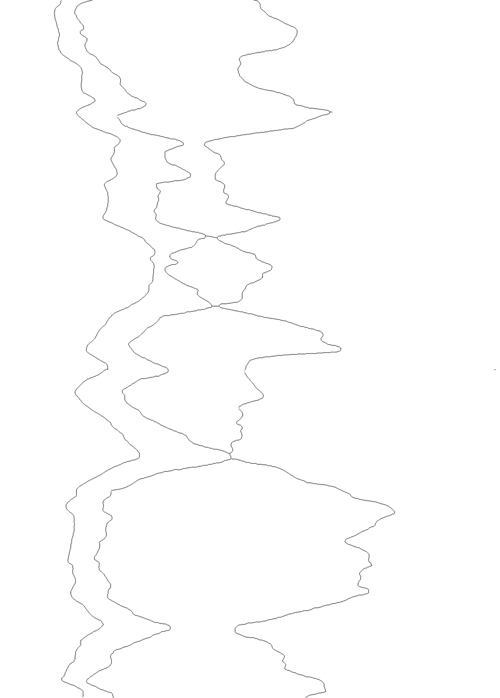
#> input picture proto11.png, 500 x 698 px, found by its file name
$ python multiline_curve_tracer.py
#> lines starting #> are read from the running program, lines starting #| are printed output that depends on the picture; after the words box and inside, x2 and y2 are one past the last pixel; in counts of white or black regions, pixels touching at a corner belong together
import numpy as np
import matplotlib.pyplot as plt
import matplotlib.patches as patches
from skimage import io, color, filters, morphology
from skimage.measure import label as cc_label
from scipy.ndimage import label as ndi_label
from skimage.draw import line
from collections import defaultdict

# --- Helpers ---

def neighbors8(y, x, shape):
    for dy in (-1,0,1):
        for dx in (-1,0,1):
            if dy==0 and dx==0:
                continue
            ny, nx = y+dy, x+dx
            if 0 <= ny < shape[0] and 0 <= nx < shape[1]:
                yield ny, nx

def make_border_order(W):
    B, idx = W+2, 0
    bo = {}
    for x in range(B):
        bo[(0, x)] = idx; idx+=1
    for y in range(1, B-1):
        bo[(y, B-1)] = idx; idx+=1
    for x in range(B-1, -1, -1):
        bo[(B-1, x)] = idx; idx+=1
    for y in range(B-2, 0, -1):
        bo[(y, 0)] = idx; idx+=1
    return bo

# --- 1) load & skeletonize ---
img = io.imread('/Users/dauletmukhanov/Desktop/KMG/proto11.png')
#> img is the input picture: shape (698, 500, 3); min 132, max 255, mean 253.7
# handle grayscale vs. RGB(A)
if img.ndim == 2:
    gray = img
else:
    # drop alpha if present
    if img.ndim == 3 and img.shape[2] == 4:
        img = img[:, :, :3]
    gray = color.rgb2gray(img)

# binarize and skeletonize
blur = filters.gaussian(gray, 1)
bw   = blur < filters.threshold_otsu(blur)
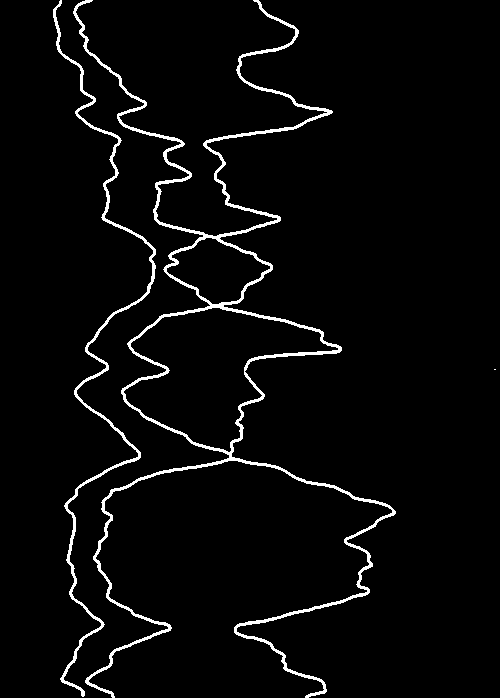
#> bw: shape (698, 500) bool; 3.5% white; 3 white regions (1 under 20 px), largest, box (x1, y1, x2, y2) and area: (73, 0, 396, 698) 9394, (53, 0, 156, 697) 2906
skel = morphology.skeletonize(bw)
#> skel: shape (698, 500) bool; 1% white in thin lines or dots, all inside (x1, y1, x2, y2) = (54, 0, 496, 697)

# --- 2) detect centroids (exact 4‐arm gating) ---
def detect_centroids(skel, W=31):
#> called with W = 31
    half = W//2
    # rough candidates: skeleton pixels with ≥3 neighbors
    cands = [(y,x) for y,x in np.argwhere(skel)
             if sum(skel[ny,nx] for ny,nx in neighbors8(y,x,skel.shape)) >= 3]
#> cands = [(111, 328), (111, 329), (112, 328), (235, 204), (235, 205), (236, 204), (237, 217), (237, 218), (238, 218), (305, 211), (305, 220), (305, 221), (306, 221), (452, 230), (453, 229), (453, 230), (454, 230), (457, 230), (458, 230), (458, 231)]
    mask = np.zeros_like(skel, bool)
    mask[tuple(zip(*cands))] = True
    mask = morphology.closing(mask, morphology.square(5))
    lbl, n = ndi_label(mask, structure=np.ones((3,3)))
    raw = [np.array(np.where(lbl==i)).mean(axis=1) for i in range(1, n+1)]
    bo = make_border_order(W)

    good = []
    for yc, xc in raw:
        yi, xi = int(round(yc)), int(round(xc))
        outer = skel[yi-half-1:yi+half+2, xi-half-1:xi+half+2]
        bm = np.zeros_like(outer, bool)
        bm[0,:] = bm[-1,:] = bm[:,0] = bm[:,-1] = True
        lblb, num = cc_label(outer & bm, connectivity=2, return_num=True)

        comps = []
        for comp in range(1, num+1):
            ys, xs = np.where(lblb==comp)
            ids = [bo[(y,x)] for y,x in zip(ys, xs)]
            comps.append((comp, np.median(ids)))
        comps.sort(key=lambda t: t[1])

        merged, grp, last = [], [comps[0][0]], comps[0][1]
        for comp, m in comps[1:]:
            if m - last < 1:
                grp.append(comp)
            else:
                merged.append(grp)
                grp = [comp]
            last = m
        merged.append(grp)

        if len(merged) == 4:
            good.append((yc, xc))
#> this loop made 6 passes
#> num on passes 1 to 6: 2, 4, 4, 4, 4, 4
#> pass 1, in detect_centroids, `lblb, num = cc_label(outer & bm, connectivity=2, return_num=True)`:
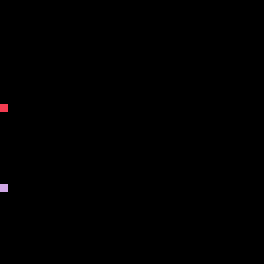
#> lblb: shape (33, 33) int32 (shown 8 times larger); 3 distinct labels, from 0 to 2; one colour per label, 0 black
#> after the loop:
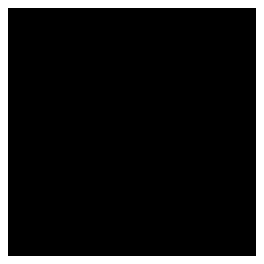
#> bm: shape (33, 33) bool (shown 8 times larger); 11.8% white in thin lines or dots
#> after the loop, good = [(235.3, 204.3), (237.3, 217.7), (305, 211), (305.3, 220.7), (455.1, 230)]

    # cluster nearby centroids
    parent = list(range(len(good)))
#> parent = [0, 1, 2, 3, 4]
    def find(i):
        while parent[i] != i:
            parent[i] = parent[parent[i]]
            i = parent[i]
        return i
    def union(i, j):
        ri, rj = find(i), find(j)
        if ri != rj:
            parent[rj] = ri

    for i in range(len(good)):
        for j in range(i+1, len(good)):
            if np.linalg.norm(np.array(good[i]) - np.array(good[j])) < 15:
                union(i, j)
#> this loop made 5 passes

    clusters = defaultdict(list)
    for i in range(len(good)):
        clusters[find(i)].append(i)
#> this loop made 5 passes

    cents = [ np.mean([good[i] for i in grp], axis=0)
              for grp in clusters.values() ]
#> cents = [[236.3, 211], [305.2, 215.8], [455.1, 230]]
    return sorted(cents, key=lambda c: c[0])

cents = detect_centroids(skel, W=31)
#> cents = [[236.3, 211], [305.2, 215.8], [455.1, 230]]

# --- 3) carve & label segments ---
W, half = 31, 31//2
carved = skel.copy()
for yc, xc in cents:
    yi, xi = map(int, map(round, (yc, xc)))
    carved[yi-half:yi+half+1, xi-half:xi+half+1] = False
#> this loop made 3 passes
#> (yc, xc, yi, xi) on passes 1 to 3: (236.3, 211, 236, 211), (305.2, 215.8, 305, 216), (455.1, 230, 455, 230)
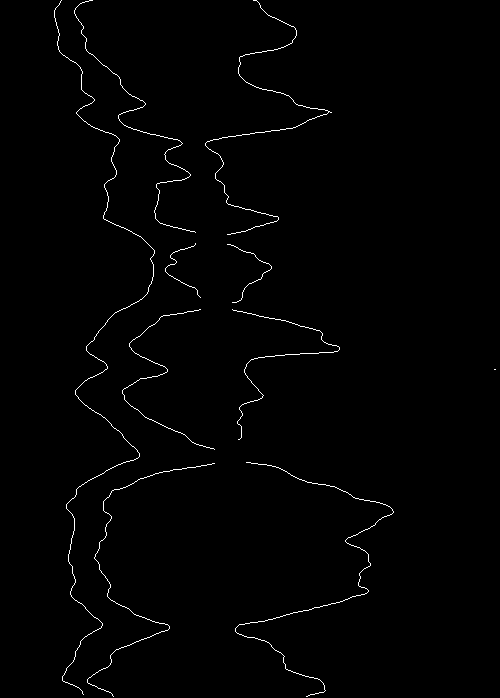
#> carved: shape (698, 500) bool; 0.98% white in thin lines or dots, all inside (x1, y1, x2, y2) = (54, 0, 496, 697)

seg_lbl, _ = ndi_label(carved, structure=np.ones((3,3)))
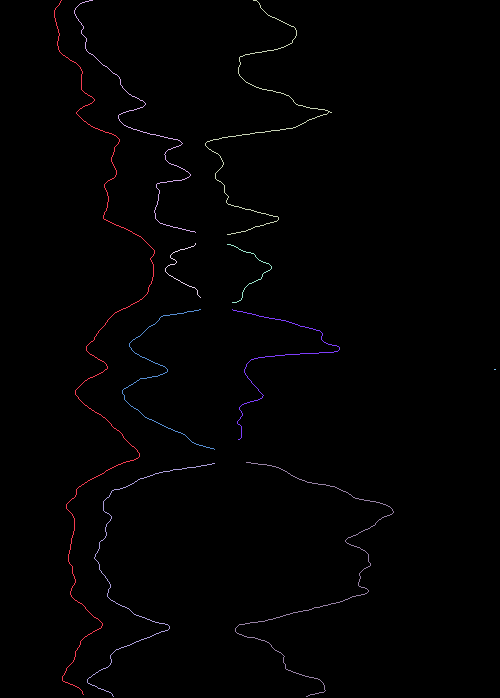
#> seg_lbl: shape (698, 500) int32; 11 distinct labels, from 0 to 10; one colour per label, 0 black
segments = {i: np.argwhere(seg_lbl==i)
            for i in np.unique(seg_lbl) if i>0}
#> segments = 10 items

# --- 4) union‐find full curves ---
parent = list(range(len(segments)+1))
#> parent = [0, 1, 2, 3, 4, 5, 6, 7, 8, 9, 10]
def find(a):
    while parent[a] != a:
        parent[a] = parent[parent[a]]
        a = parent[a]
    return a
def union(a, b):
    ra, rb = find(a), find(b)
    if ra != rb:
        parent[rb] = ra

for sid, pts in segments.items():
    for y, x in pts:
        for ny, nx in neighbors8(y, x, skel.shape):
            t = seg_lbl[ny, nx]
            if t>0 and t!=sid:
                union(sid, t)
#> this loop made 10 passes
#> pts on pass 8: [[369, 494], [369, 495]]

curves = defaultdict(list)
for sid in segments:
    curves[find(sid)].append(sid)
#> this loop made 10 passes

# --- 5) universal seeding & coloring ---
start_y   = {r: min(p[0] for s in segs for p in segments[s])
             for r, segs in curves.items()}
#> start_y = 10 items
global_min = min(start_y.values())
#> global_min = 0
starters   = [r for r, y0 in start_y.items() if abs(y0-global_min)<=1]
#> starters = [1, 2, 3]
starters.sort(key=lambda r: min(p[1] for s in curves[r] for p in segments[s]))

import matplotlib.pyplot as mplplt
cmap    = mplplt.get_cmap('tab20', len(starters))
palette = [cmap(i)[:3] for i in range(len(starters))]
#> palette = [(0.122, 0.467, 0.706), (0.549, 0.337, 0.294), (0.62, 0.855, 0.898)]

segment_color = {}
for i, r in enumerate(starters):
    for sid in curves[r]:
        segment_color[sid] = palette[i]
#> this loop made 3 passes
#> after the loop, segment_color = {1: (0.122, 0.467, 0.706), 2: (0.549, 0.337, 0.294), 3: (0.62, 0.855, 0.898)}

# --- 6) detect arms & record coords ---
bo = make_border_order(W)
intersection_arms = {}
for k, (yc, xc) in enumerate(cents, start=1):
    yi, xi = int(round(yc)), int(round(xc))
    outer = skel[yi-half-1:yi+half+2, xi-half-1:xi+half+2]
    bm = np.zeros_like(outer, bool)
    bm[0,:] = bm[-1,:] = bm[:,0] = bm[:,-1] = True
    lblb, nb = cc_label(outer & bm, connectivity=2, return_num=True)

    comps = []
    for comp in range(1, nb+1):
        ys, xs = np.where(lblb==comp)
        ids = [bo[(y,x)] for y,x in zip(ys, xs)]
        comps.append((comp, np.median(ids)))
    comps.sort(key=lambda t: t[1])

    merged, grp, last = [], [comps[0][0]], comps[0][1]
    for comp, m in comps[1:]:
        if m - last < 1:
            grp.append(comp)
        else:
            merged.append(grp)
            grp = [comp]
        last = m
    merged.append(grp)

    arms = []
    for group in merged:
        ys, xs = np.where(lblb==group[0])
        ry, rx = int(ys.mean()), int(xs.mean())
        sy, sx = yi-half-1 + ry, xi-half-1 + rx
        sid = next((seg_lbl[ny,nx]
                   for ny,nx in neighbors8(sy,sx,skel.shape)
                   if seg_lbl[ny,nx]>0), None)
        ang = (np.arctan2(sx-xi, -(sy-yi)) + 2*np.pi) % (2*np.pi)
        arms.append((ang, sid, (sy, sx)))

    arms.sort(key=lambda t:t[0])
    intersection_arms[k] = [(sid, coord) for _, sid, coord in arms]
#> this loop made 3 passes
#> (yc, xc, yi, xi) on passes 1 to 3: (236.3, 211, 236, 211), (305.2, 215.8, 305, 216), (455.1, 230, 455, 230)
#> after the loop, intersection_arms = 3 items

# --- 7) junction‐based recoloring ---
for idx in sorted(intersection_arms, key=lambda i: cents[i-1][0]):
    arms = intersection_arms[idx]
    pre = [(i, segment_color[sid]) for i, (sid, _) in enumerate(arms)
           if sid in segment_color]
    if len(pre) == 2:
        for i, col in pre:
            opp_sid, _ = arms[(i+2)%4]
            if opp_sid not in segment_color:
                segment_color[opp_sid] = col
#> this loop made 3 passes
#> pre on passes 1 to 3: [(0, (0.62, 0.855, 0.898)), (3, (0.549, 0.337, 0.294))], [(0, (0.549, 0.337, 0.294)), (3, (0.62, 0.855, 0.898))], [(0, (0.62, 0.855, 0.898)), (3, (0.549, 0.337, 0.294))]
#> after the loop, segment_color = 9 items

# --- 8) CONNECT THROUGH THE WINDOWS ---
canvas = np.ones((*skel.shape, 3))
#> canvas: shape (698, 500, 3) float64; every value is 1
# paint all segments
for sid, pts in segments.items():
    col = segment_color.get(sid, (1,1,1))
    for y, x in pts:
        canvas[y, x] = col
#> this loop made 10 passes
#> (pts, col) on pass 8: ([[369, 494], [369, 495]], (1, 1, 1))
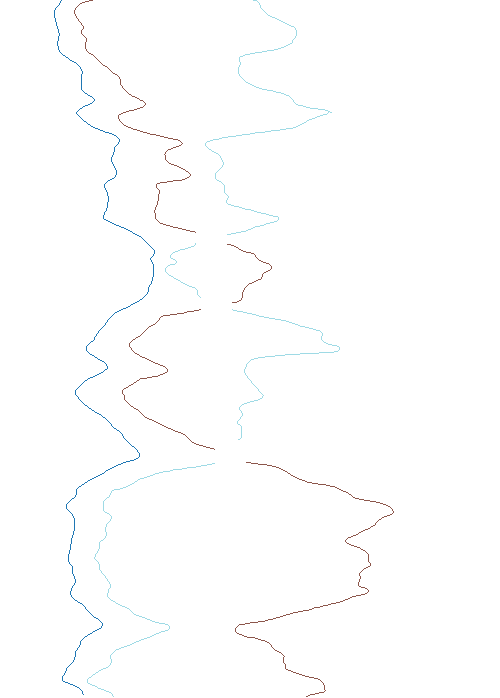
#> canvas: shape (698, 500, 3) float64; mean of channels 0, 1, 2 0.995, 0.996, 0.996; drawn as R, G, B

# draw straight connectors
for idx in intersection_arms:
    arms = intersection_arms[idx]
    for start in (0, 1):
        sid1, (y1, x1) = arms[start]
        sid2, (y2, x2) = arms[start+2]
        col = segment_color.get(sid1)
        if col is None or sid2 not in segment_color:
            continue
        rr, cc = line(y1, x1, y2, x2)
        canvas[rr, cc] = col
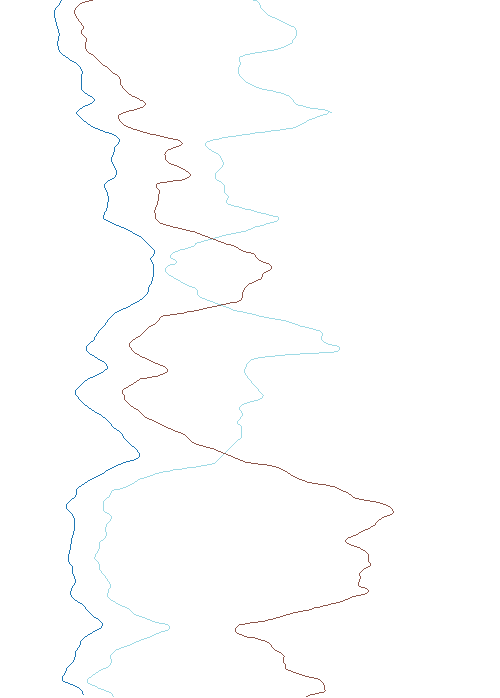
#> canvas: shape (698, 500, 3) float64; 0.05% of pixels changed, all inside (x1, y1, x2, y2) = (196, 232, 246, 463); drawn as R, G, B

# --- 9) show final ---
plt.figure(figsize=(6,10))
plt.imshow(canvas)
plt.axis('off')
plt.title('Curves Connected Through Windows')
plt.show()

$ run again, with proto6 3.png copied over proto11.png
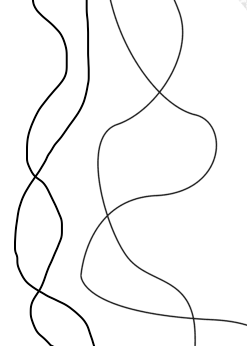
#> input picture proto6 3.png, 247 x 346 px, found by its file name
#> img is the input picture: shape (346, 247, 4); mean R, G, B, A 246.6, 246.6, 246.6, 255
#> img: shape (346, 247, 3)
#> bw: shape (346, 247) bool; 6.5% white; 2 white regions, box (x1, y1, x2, y2) and area: (13, 0, 96, 346) 2848, (80, 0, 247, 346) 2701
#> skel: shape (346, 247) bool; 1.9% white in thin lines or dots
#> cands = 29 pairs, first value 90 to 319, second value 34 to 195
#> after the loop in detect_centroids, `for yc, xc in raw:`: good = [(91.12, 158.6), (176.7, 34.83), (214.7, 107.2), (290.6, 38.14), (318, 193.6)]
#> in detect_centroids, `parent = list(range(len(good)))`: parent = [0, 1, 2, 3, 4]
#> the loop in detect_centroids, `for i in range(len(good)):` made 5 passes
#> in detect_centroids, `cents = [ np.mean([good[i] for i in grp], axis=0) for grp in clusters...`: cents = [[91.12, 158.6], [176.7, 34.83], [214.7, 107.2], [290.6, 38.14], [318, 193.6]]
#> the loop `for yc, xc in cents:` made 5 passes
#> (yc, xc, yi, xi) on passes 1 to 5: (91.12, 158.6, 91, 159), (176.7, 34.83, 177, 35), (214.7, 107.2, 215, 107), (290.6, 38.14, 291, 38), (318, 193.6, 318, 194)
#> after the loop `for yc, xc in cents:`:
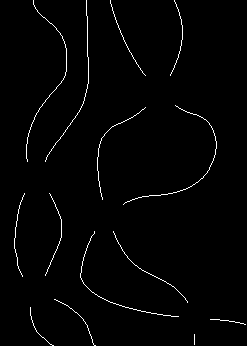
#> carved: shape (346, 247) bool; 1.5% white in thin lines or dots
#> seg_lbl: shape (346, 247) int32; 15 distinct labels, from 0 to 14
#> segments = 14 items
#> `parent = list(range(len(segments)+1))`: parent = [0, 1, 2, 3, 4, 5, 6, 7, 8, 9, 10, 11, 12, 13, 14]
#> the loop `for sid, pts in segments.items():` made 14 passes
#> the loop `for sid in segments:` made 14 passes
#> start_y = 14 items
#> global_min = 0
#> starters = [1, 2, 3, 4]
#> palette = [(0.122, 0.467, 0.706), (0.839, 0.153, 0.157), (0.969, 0.714, 0.824), (0.62, 0.855, 0.898)]
#> the loop `for i, r in enumerate(starters):` made 4 passes
#> after the loop `for i, r in enumerate(starters):`: segment_color = {1: (0.122, 0.467, 0.706), 2: (0.839, 0.153, 0.157), 3: (0.969, 0.714, 0.824), 4: (0.62, 0.855, 0.898)}
#> the loop `for k, (yc, xc) in enumerate(cents, start=1):` made 5 passes
#> (yc, xc, yi, xi) on passes 1 to 5: (91.12, 158.6, 91, 159), (176.7, 34.83, 177, 35), (214.7, 107.2, 215, 107), (290.6, 38.14, 291, 38), (318, 193.6, 318, 194)
#> after the loop `for k, (yc, xc) in enumerate(cents, start=1):`: intersection_arms = 5 items
#> the loop `for idx in sorted(intersection_arms, key=lambda i: cents[i-1][0]):` made 5 passes
#> pre on passes 1 to 5: [(0, (0.62, 0.855, 0.898)), (3, (0.969, 0.714, 0.824))], [(0, (0.839, 0.153, 0.157)), (3, (0.122, 0.467, 0.706))], [(0, (0.969, 0.714, 0.824)), (3, (0.62, 0.855, 0.898))], [(0, (0.122, 0.467, 0.706)), (3, (0.839, 0.153, 0.157))], [(2, (0.969, 0.714, 0.824)), (3, (0.62, 0.855, 0.898))]
#> after the loop `for idx in sorted(intersection_arms, key=lambda i: cents[i-1][0]):`: segment_color = 14 items
#> the loop `for sid, pts in segments.items():` made 14 passes
#> the loop `for idx in intersection_arms:` made 5 passes
#> after the loop `for idx in intersection_arms:`:
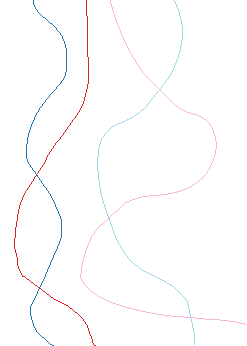
#> canvas: shape (346, 247, 3) float64; mean of channels 0, 1, 2 0.994, 0.992, 0.994; drawn as R, G, B
